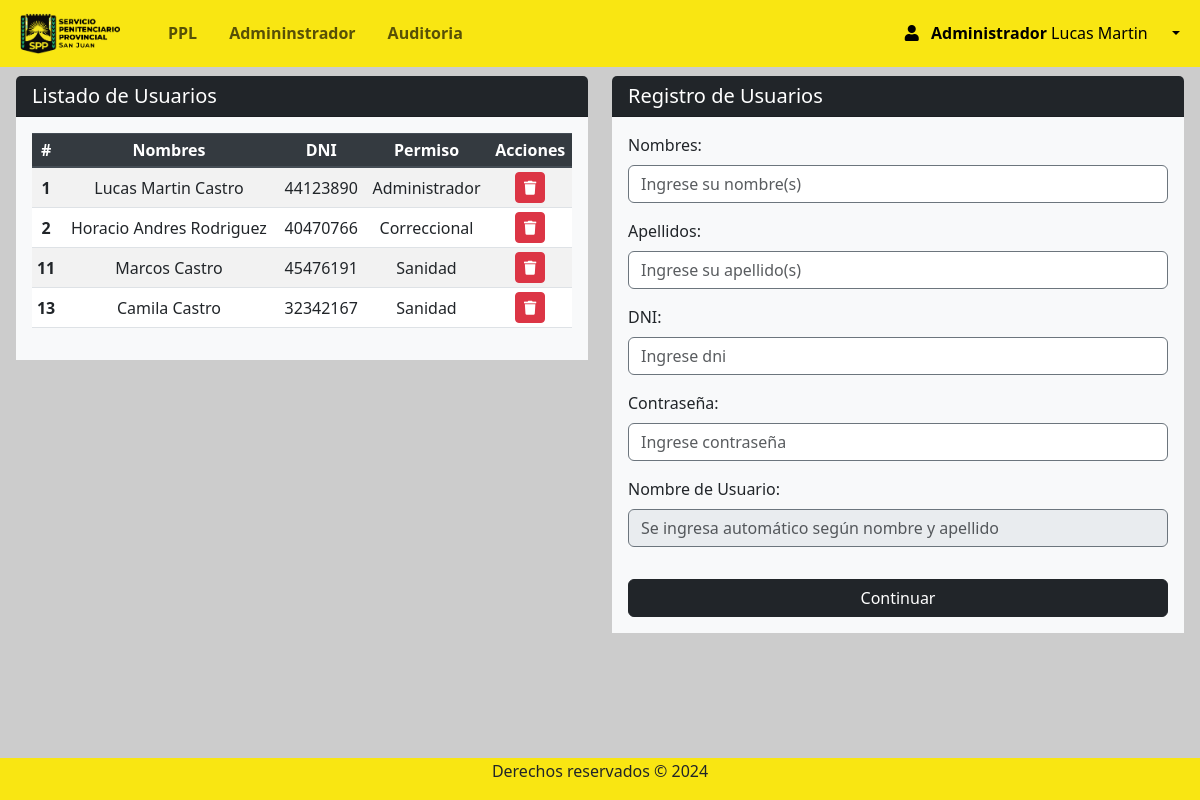
Page /Views/admin/admin_index.php (signed in) on the earlier database version.
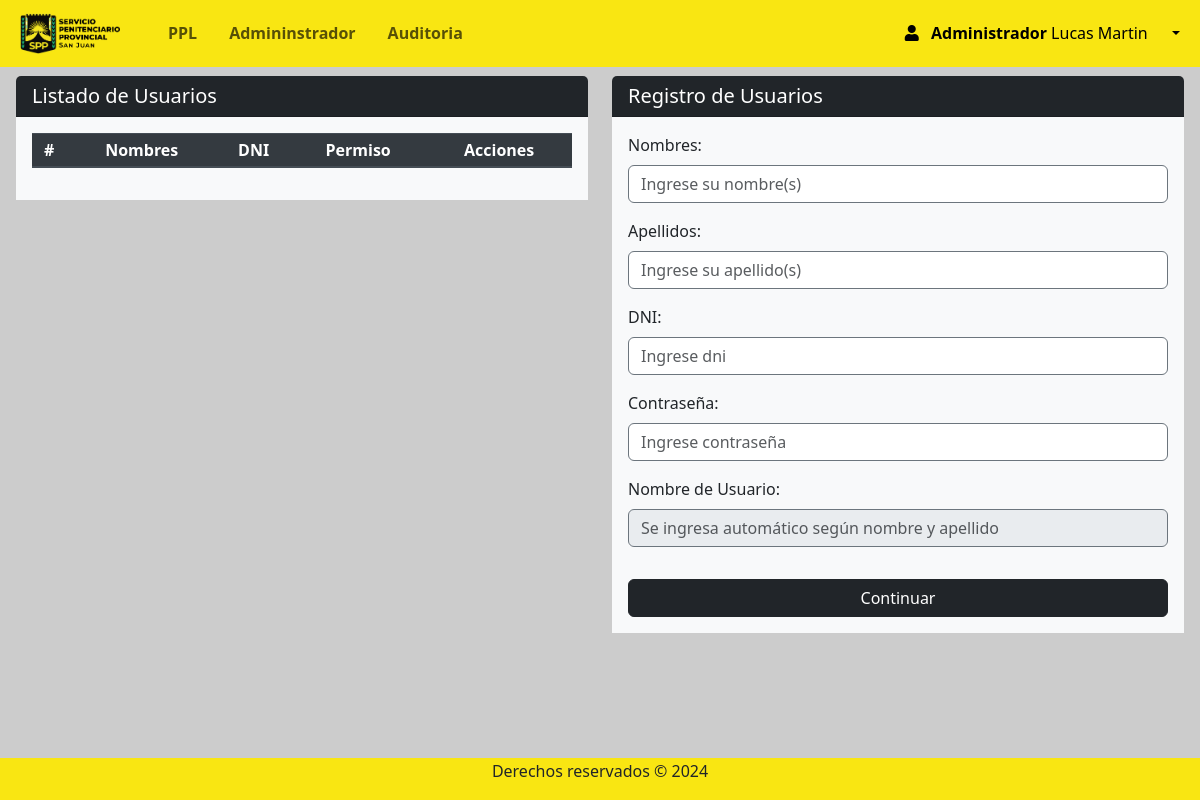
Same page on the later database version.
### tables this page shows
CREATE TABLE `usuarios` (
  `id_usuario` int(11) NOT NULL,
  `id_persona` int(11) NOT NULL,
  `id_rol` int(11) NOT NULL,
  `nombre_usuario` varchar(50) NOT NULL,
  `contrasena` varchar(255) NOT NULL,
  `fecha_creacion` datetime DEFAULT current_timestamp(),
  `activo` tinyint(1) DEFAULT 1
);

CREATE TABLE `persona` (
  `id` int(11) NOT NULL,
  `dni` varchar(9) DEFAULT NULL,
  `apellidos` varchar(50) NOT NULL,
  `nombres` varchar(50) NOT NULL,
  `fechanac` date NOT NULL,
  `edad` int(3) NOT NULL,
  `direccion` varchar(50) NOT NULL,
  `genero` varchar(50) NOT NULL,
  `estadocivil` varchar(50) NOT NULL,
  `educacion` int(11) DEFAULT NULL
);

CREATE TABLE `rol` (
  `id_rol` int(11) NOT NULL,
  `nombre_rol` varchar(50) NOT NULL
);

### Views/admin/admin_index.php (the view, shortened to what the changed rows need)
<?php
require 'navbar.php';
require '../../conn/connection.php';
?>
<section class="content mt-3">
    <div class="row">
        <div class="col mx-3">
            <div class="row">
                <div class="col">
                    <div class="card rounded-2 border-0">
                        <div class="card-body bg-light">
                            <form id="inscripcionForm" action="" method="post">
                                <table id="example" class="table table-striped table-sm" style="width:100%">
                                    <thead class="thead-dark">
                                        <th>#</th>
                                        <th>Nombres</th>
                                        <th>DNI</th>
                                        <th>Permiso</th>
                                        <th>Acciones</th>
                                    </thead>
                                    <tbody>
                                        <?php
                                        try {
                                            $db = new PDO("mysql:host=$db_host;dbname=$db_name", $db_user, $db_password);
                                            $db->setAttribute(PDO::ATTR_ERRMODE, PDO::ERRMODE_EXCEPTION);
                                            $query = "SELECT u.*, p.nombres, p.apellidos, p.dni, r.nombre_rol AS nombre_rol
                                            FROM usuarios u
                                            JOIN persona p ON u.id_persona = p.id
                                            JOIN rol r ON u.id_rol = r.id_rol   WHERE u.activo = '1'";
                                            $stmt = $db->prepare($query);
                                            $stmt->execute();
                                            $usuarioss = $stmt->fetchAll(PDO::FETCH_ASSOC);
                                            foreach ($usuarioss as $usuarios) {
                                        ?>
                                                <tr>
                                                    <th scope="row"><?php echo $usuarios['id_usuario'] ?></th>
                                                    <td><?php echo $usuarios['nombres'] . ' ' . $usuarios['apellidos'] ?></td>
                                                    <td><?php echo $usuarios['dni'] ?></td>
                                                    <td><?php echo $usuarios['nombre_rol'] ?></td>
                                                    <td class="text-center">
                                                        <div class="btn-group">
                                                            <a href="javascript:eliminar4(<?php echo $usuarios['id_usuario']; ?>)" class="btn btn-danger btn-sm" type="button" title="Borrar">
                                                                <i class="fas fa-trash"></i>
                                                            </a>
                                                        </div>
                                                    </td>
                                                </tr>
                                        <?php
                                            }
                                        } catch (PDOException $e) {
                                            echo "Error: " . $e->getMessage();
                                        }
                                        ?>
                                    </tbody>
                                </table>
                            </form>
                        </div>
                    </div>
                </div>
            </div>
        </div>
    </div>
</section>
<?php require 'footer.php'; ?>

Differences in the rows shown:
no longer on this page (row edited): usuarios: id_usuario "1", id_persona.nombres "Lucas Martin", id_persona.apellidos "Castro", id_persona.dni "44123890", id_rol.nombre_rol "Administrador"
no longer on this page (row edited): usuarios: id_usuario "2", id_persona.nombres "Horacio Andres", id_persona.apellidos "Rodriguez", id_persona.dni "40470766", id_rol.nombre_rol "Correccional"
no longer on this page (row edited): usuarios: id_usuario "11", id_persona.nombres "Marcos", id_persona.apellidos "Castro", id_persona.dni "45476191", id_rol.nombre_rol "Sanidad"
no longer on this page (row edited): usuarios: id_usuario "13", id_persona.nombres "Camila", id_persona.apellidos "Castro", id_persona.dni "32342167", id_rol.nombre_rol "Sanidad"
